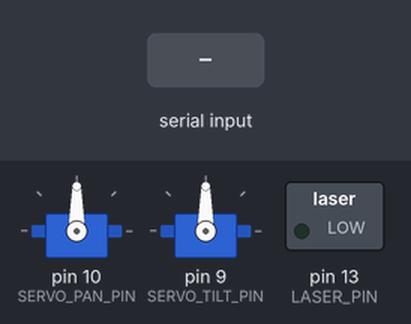
The sketch below on a simulated Arduino Uno, built with avr-gcc and run on an emulated ATmega328P. Parts: 2 × servo, switched loads named in the sketch (green lamp = pin HIGH). The inputs (shaded band) are chosen by the test bench. What the sketch prints to the serial monitor is not drawn.

Above: at 1.2 s.
1.3 s: "L,1\n" received over Serial
At 1.9 s:
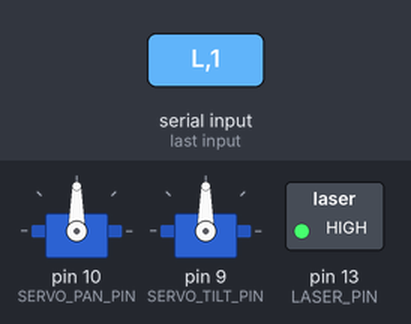
2.8 s: "A,,45\n" received over Serial
At 3.1 s:
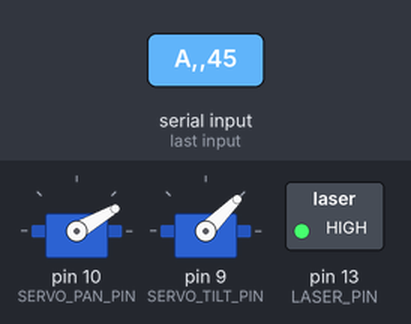
4.3 s: "L,0\n" received over Serial
At 5.5 s:
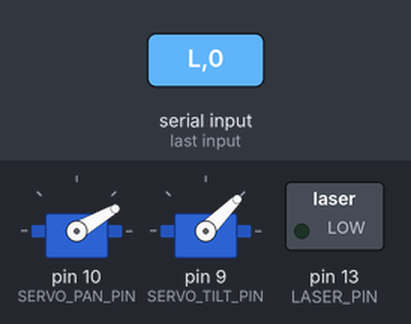
Timing chart, 0 to 7.3 s (numbered marks = the images above; inputs shaded):
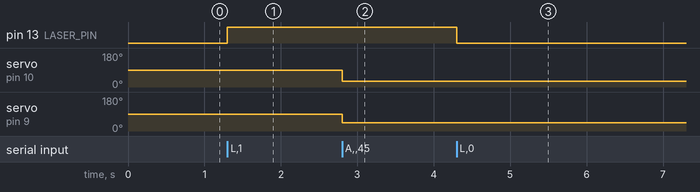

The sketch:

CompleteSketch.ino
```cpp
#include <Servo.h>

// Pin assignments
const int SERVO_TILT_PIN = 9;   // Top servo: up/down
const int SERVO_PAN_PIN  = 10;  // Bottom servo: left/right
const int LASER_PIN      = 13;  // Laser control (through transistor)

// Servo objects
Servo tiltServo;
Servo panServo;

// Current state
int panAngle  = 90;   // Center-ish
int tiltAngle = 90;   // Center-ish
bool laserOn  = false;
bool autoMoveEnabled = true;  // Can toggle via serial

// Limits (tune as needed so we don't smash the LEGO rig)
const int PAN_MIN  = 30;
const int PAN_MAX  = 150;
const int TILT_MIN = 40;
const int TILT_MAX = 140;

// Offsets (to compensate for camera/laser not perfectly aligned)
// These can now be changed LIVE from the app via the "O,panOffset,tiltOffset" command.
int panOffsetDegrees  = 0;   // + right, - left (logical)
int tiltOffsetDegrees = 0;   // + down, - up (logical)

void setup() {
  Serial.begin(115200);

  panServo.attach(SERVO_PAN_PIN);
  tiltServo.attach(SERVO_TILT_PIN);
  pinMode(LASER_PIN, OUTPUT);

  // Initialize positions
  applyServoAngles();
  digitalWrite(LASER_PIN, LOW);

  Serial.println("Visionary Servo Controller Ready");
  Serial.print("OFFSETS,");
  Serial.print(panOffsetDegrees);
  Serial.print(",");
  Serial.println(tiltOffsetDegrees);
}

void loop() {
  // Handle any incoming serial commands
  if (Serial.available()) {
    String line = Serial.readStringUntil('\n');
    line.trim();
    if (line.length() > 0) {
      handleCommand(line);
    }
  }

  // Tiny delay just to not hammer the servos
  delay(5);
}

void handleCommand(const String& cmd) {
  // Commands:
  //  "A,pan,tilt"      -> set pan/tilt angles (if autoMoveEnabled)
  //  "L,0" / "L,1"     -> laser off/on
  //  "M,0" / "M,1"     -> autoMove off/on
  //  "O,pan,tilt"      -> set panOffsetDegrees, tiltOffsetDegrees (in degrees)
  //
  // Example:
  //  O,4,0     -> panOffset = +4°, tiltOffset = 0°
  //  O,-2,3    -> panOffset = -2°, tiltOffset = +3°

  if (cmd.startsWith("A,")) {
    if (!autoMoveEnabled) return;

    // Parse A,pan,tilt
    int firstComma = cmd.indexOf(',');
    int secondComma = cmd.indexOf(',', firstComma + 1);
    if (secondComma == -1) return;  // malformed

    String panStr  = cmd.substring(firstComma + 1, secondComma);
    String tiltStr = cmd.substring(secondComma + 1);

    int targetPan  = panStr.toInt();
    int targetTilt = tiltStr.toInt();

    // Apply offsets so we correct for camera/laser mounting + safety tilt
    targetPan  += panOffsetDegrees;
    targetTilt += tiltOffsetDegrees;

    // Clamp to safe ranges
    panAngle  = constrain(targetPan,  PAN_MIN,  PAN_MAX);
    tiltAngle = constrain(targetTilt, TILT_MIN, TILT_MAX);

    applyServoAngles();
  }
  else if (cmd.startsWith("L,")) {
    // Laser toggle
    if (cmd.endsWith("1")) {
      laserOn = true;
      digitalWrite(LASER_PIN, HIGH);
    } else if (cmd.endsWith("0")) {
      laserOn = false;
      digitalWrite(LASER_PIN, LOW);
    }
  }
  else if (cmd.startsWith("M,")) {
    // Auto movement toggle
    if (cmd.endsWith("1")) {
      autoMoveEnabled = true;
    } else if (cmd.endsWith("0")) {
      autoMoveEnabled = false;
    }
  }
  else if (cmd.startsWith("O,")) {
    // Offset update: O,panOffset,tiltOffset

    int firstComma = cmd.indexOf(',');
    int secondComma = cmd.indexOf(',', firstComma + 1);

    // If only one value is provided, treat it as panOffset only
    if (secondComma == -1) {
      String panStr = cmd.substring(firstComma + 1);
      panOffsetDegrees = panStr.toInt();
    } else {
      String panStr  = cmd.substring(firstComma + 1, secondComma);
      String tiltStr = cmd.substring(secondComma + 1);

      panOffsetDegrees  = panStr.toInt();
      tiltOffsetDegrees = tiltStr.toInt();
    }

    // Echo back for debugging
    Serial.print("OFFSETS,");
    Serial.print(panOffsetDegrees);
    Serial.print(",");
    Serial.println(tiltOffsetDegrees);
  }
}

void applyServoAngles() {
  panServo.write(panAngle);
  tiltServo.write(tiltAngle);
}
```

Measured:
- after the input at 1.3 s, pin 13 (LASER_PIN): LOW → HIGH at once
- after the input at 2.8 s, servo on pin 10 (SERVO_PAN_PIN): 90° → 30° at once; servo on pin 9 (SERVO_TILT_PIN): 90° → 45° at once
- after the input at 4.3 s, pin 13 (LASER_PIN): HIGH → LOW at once
